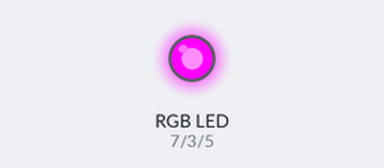
Recording of a sketch running on a simulated Arduino Uno, built with avr-gcc and run on an emulated ATmega328P. On the bench: an RGB LED mixed from three pins (HIGH = lit).

Above: at 0.5 s.
At 1.5 s:
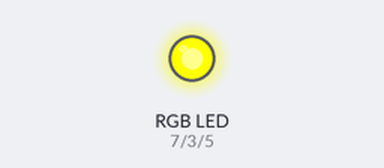
At 5.5 s:
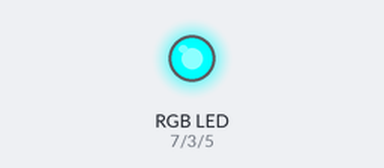
Timing chart, 0 to 6.9 s (numbered marks = the images above):
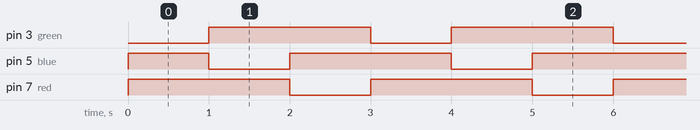

Measured:
- by itself, pin 3 (green), pin 7 (red): alternates HIGH for 2.0 s and LOW for 1.0 s
- by itself, pin 5 (blue): repeats every 3.0 s: LOW 1.0 s, HIGH 2.0 s
- by itself, everything shown: repeats every 3.0 s, in 4 steps

The sketch:

rgb.ino
```cpp
/*
An RGB LED has 4 legs and two possible configurations:

- Common anode: has one positive entry that connect to 5V. The others are
  negative and controll each of the RGB colors.

- Common catode: has one negative exit that connects to GND. The other three
  are positive and controll each of the RGB colors.

You can use a multimeter to easily test which leg is which

With digital ports, you can have 7 colors: red, green, blue, pink, yellow,
cyan and white. But with analog ports and specific electric signals you can
have millions of different colors.
*/

int blue = 5;
int green = 3;
int red = 7;

void setup() {
  pinMode(red, OUTPUT);
  pinMode(green, OUTPUT);
  pinMode(blue, OUTPUT);
}

// The RGB LED used in the simulation is common catode
void loop() {
  // Pink
  digitalWrite(blue, HIGH);
  digitalWrite(red, HIGH);

  delay(1000);

  // Yellow
  digitalWrite(blue, LOW);
  digitalWrite(green, HIGH);

  delay(1000);

  // Cyan
  digitalWrite(red, LOW);
  digitalWrite(blue, HIGH);

  delay(1000);
  digitalWrite(green, LOW);
}
```
